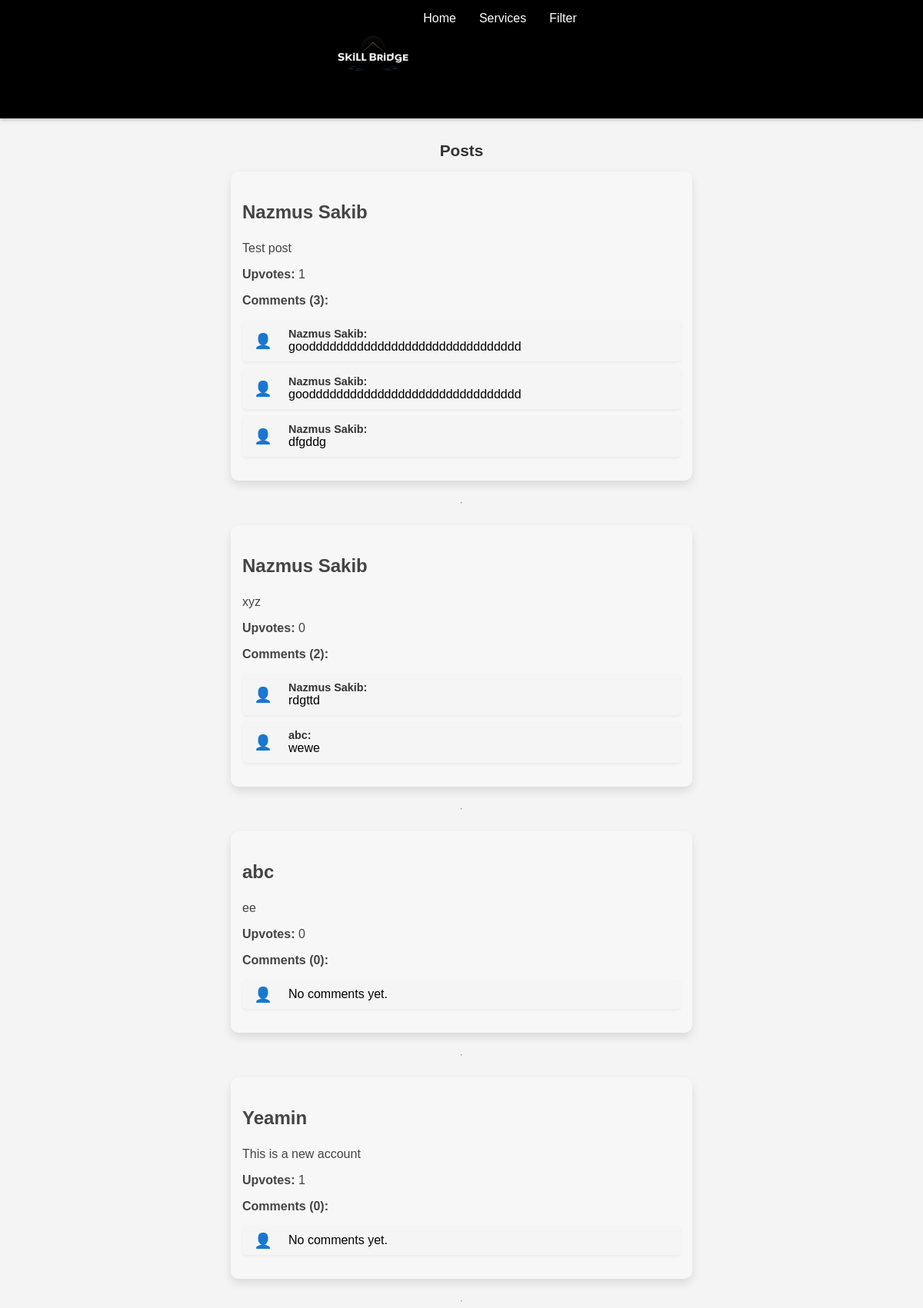
/community/, run on the app's committed database.
### community/models.py (models this page shows, shortened)
class Post(models.Model):
    user = models.ForeignKey(User, on_delete=models.CASCADE)
    post = models.TextField()
    num_comments = models.IntegerField(default=0)
    num_upvotes = models.IntegerField(default=0)

class Comment(models.Model):
    user = models.ForeignKey(User, on_delete=models.CASCADE)
    post = models.ForeignKey(Post, on_delete=models.CASCADE, related_name='comments')
    comment = models.TextField()

### community/views.py (the view, shortened to what this page needs)
# urls.py: path('community/', views.posts_with_comments, name='community'),
def posts_with_comments(request):
    posts = Post.objects.all().prefetch_related('comments')
    upvoted_posts = set()
    context = {
        'posts': posts,
        'upvoted_posts': upvoted_posts,
        'comment_form': CommentForm() if request.user.is_authenticated else None,
    }
    return render(request, 'community.html', context)

### templates/community.html (shortened to what this page needs)
{% load static %}
<!DOCTYPE html>
<html lang="en">
<head>
</head>
<body>
    <nav>
        <div class="header">
            <img src="{% static 'media/mainlogo.jpg' %}" alt="SKILL Logo">
        </div>
        <ul>
            <li><a href="{% url 'index' %}">Home</a></li>
            <li><a href="{% url 'services_page' %}">Services</a></li>
            <li><a href="{% url 'filter_skills' %}">Filter</a></li>
        </ul>
    </nav>
    <div class="posts-section">
        <h2>Posts</h2>
        <div class="posts-grid">
        {% for post in posts %}
        <div class="post-card">
            <h3>{{ post.user.username }}</h3>
            <p>{{ post.post }}</p>
            <p><strong>Upvotes:</strong> <span id="upvotes-{{ post.id }}">{{ post.num_upvotes }}</span></p>
            <p><strong>Comments ({{ post.num_comments }}):</strong></p>
            <ul class="comment-list">
                {% for comment in post.comments.all %}
                    <li><strong>{{ comment.user.username }}:</strong> {{ comment.comment }}</li>
                {% empty %}
                    <li>No comments yet.</li>
                {% endfor %}
            </ul>
        </div>
        <hr>
        {% endfor %}
        </div>
    </div>
</body>
</html>

### templates/community.html (style rules this page uses)
body { font-family: 'Montserrat', sans-serif; margin: 0; padding: 0; background-color: #f4f4f4; overflow-x: hidden; }
.header { background-color: #000000; padding: 10px 0; color: white; }
nav { background-color: #000000; padding: 15px 30px; box-shadow: 0px 2px 5px rgba(0, 0, 0, 0.2); display: flex; justify-content: center; position: sticky; top: 0; z-index: 10; }
nav ul { list-style: none; display: flex; margin: 0; padding: 0; }
nav ul li a { text-decoration: none; color: #ffffff; padding: 10px 15px; font-size: 16px; font-weight: 500; position: relative; transition: color 0.3s; }
nav ul li a::after { content: ''; position: absolute; left: 0; bottom: 0; width: 0; height: 2px; background-color: #f4a261; transition: width 0.3s; }
.header img { height: 100px; width: 100px; }
.posts-section { margin-top: 30px; text-align: center; }
.posts-section h2 { font-size: 1.3rem; font-weight: bold; margin-bottom: 15px; color: #333; }
.posts-grid { display: grid; grid-template-columns: 1fr; gap: 20px; max-width: 600px; margin: 0 auto; }
.post-card { background-color: #f7f7f7; border-radius: 10px; padding: 15px; text-align:justify; box-shadow: 0 6px 12px rgba(0, 0, 0, 0.1); }
.post-card h3 { font-size: 1.5em; color: #444; }
.post-card p { margin-top: 5px; font-size: 1rem; color: #444; }
.comment-list { list-style-type: none; padding: 0; margin-top: 10px; }
.comment-list li { background-color: #f5f5f5; padding: 10px; border-radius: 5px; margin-bottom: 8px; box-shadow: 0 2px 4px rgba(0, 0, 0, 0.05); position: relative; padding-left: 60px; }
.comment-list li strong { color: #333; font-size: 0.9em; display: block; font-weight: 600; }
.comment-list li:before { content: '👤'; position: absolute; left: 15px; top: 50%; transform: translateY(-50%); font-size: 1.2em; color: #888; }

### data on the page
Post: user.username "Nazmus Sakib", post "Test post", num_upvotes "1", num_comments "3"
Comment: user.username "Nazmus Sakib", comment "gooddddddddddddddddddddddddddddddd"
Comment: user.username "Nazmus Sakib", comment "gooddddddddddddddddddddddddddddddd"
Comment: user.username "Nazmus Sakib", comment "dfgddg"
Post: user.username "Nazmus Sakib", post "xyz", num_upvotes "0", num_comments "2"
Comment: user.username "Nazmus Sakib", comment "rdgttd"
Comment: user.username "abc", comment "wewe"
Post: user.username "abc", post "ee", num_upvotes "0", num_comments "0"
Post: user.username "Yeamin", post "This is a new account", num_upvotes "1", num_comments "0"
